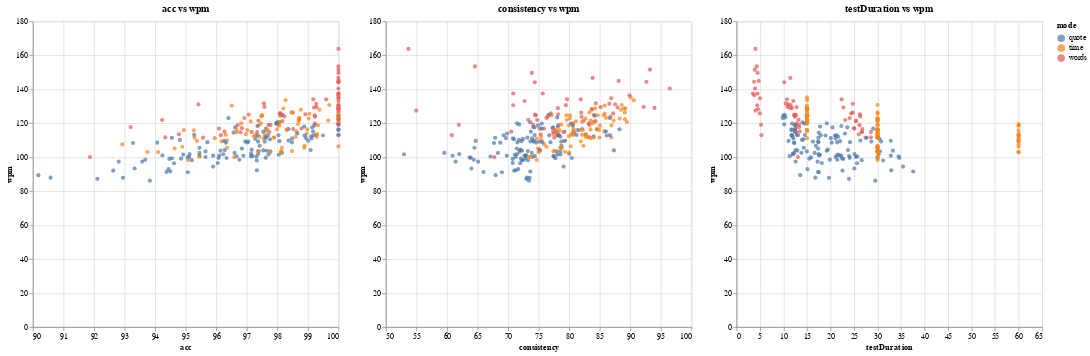

Notebook code for this chart:
### Code cell
charts = [alt.Chart(df).mark_circle().encode(
    x=alt.X(f"{feature}", scale=alt.Scale(zero=False)),
    y=alt.Y("wpm"),
    color="mode"
).properties(
    width=400,
    height=400,
    title=f"{feature} vs wpm"
) for feature in cols]

alt.hconcat(*charts)

### Figure 1 — Vega-Lite specification as saved in the notebook (floating-point values rounded to 4 significant figures; data arrays with more than 128 entries replaced by an {"elided": "..."} marker saying what was removed)
{"config": {"view": {"continuousWidth": 400, "continuousHeight": 300}}, "hconcat": [{"mark": "circle", "encoding": {"color": {"field": "mode", "type": "nominal"}, "x": {"field": "acc", "scale": {"zero": false}, "type": "quantitative"}, "y": {"field": "wpm", "type": "quantitative"}}, "height": 400, "title": "acc vs wpm", "width": 400}, {"mark": "circle", "encoding": {"color": {"field": "mode", "type": "nominal"}, "x": {"field": "consistency", "scale": {"zero": false}, "type": "quantitative"}, "y": {"field": "wpm", "type": "quantitative"}}, "height": 400, "title": "consistency vs wpm", "width": 400}, {"mark": "circle", "encoding": {"color": {"field": "mode", "type": "nominal"}, "x": {"field": "testDuration", "scale": {"zero": false}, "type": "quantitative"}, "y": {"field": "wpm", "type": "quantitative"}}, "height": 400, "title": "testDuration vs wpm", "width": 400}], "data": {"name": "data-4ad22098ffa100f3f8d9634a33e2dbcf"}, "$schema": "https://vega.github.io/schema/vega-lite/v4.17.0.json", "datasets": {"data-4ad22098ffa100f3f8d9634a33e2dbcf": {"elided": "264 records"}}}
